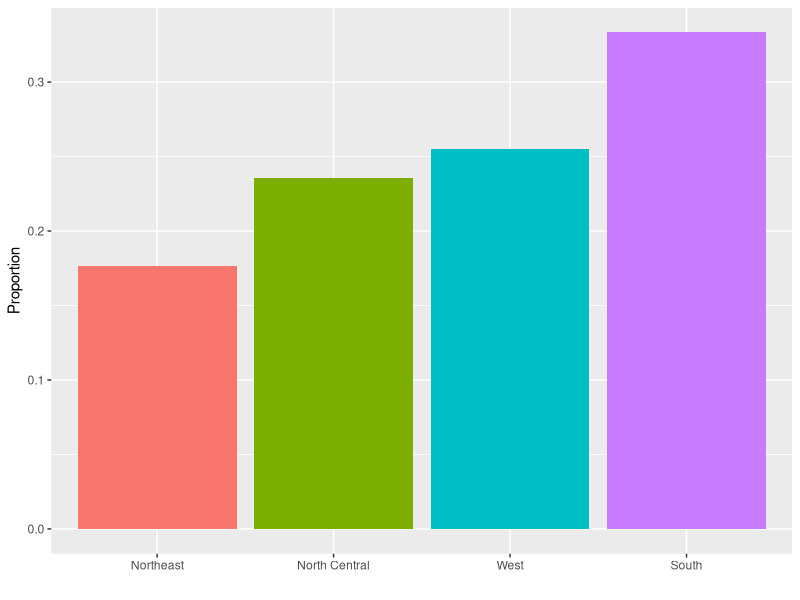
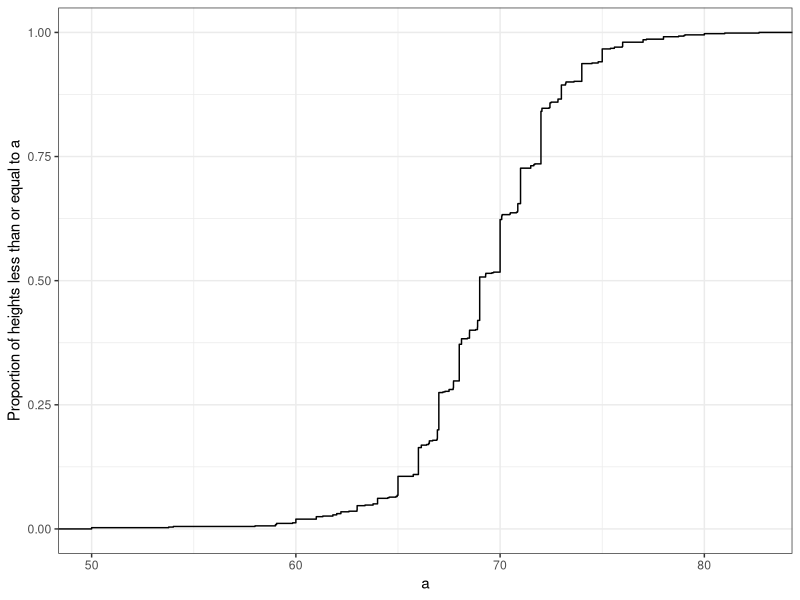
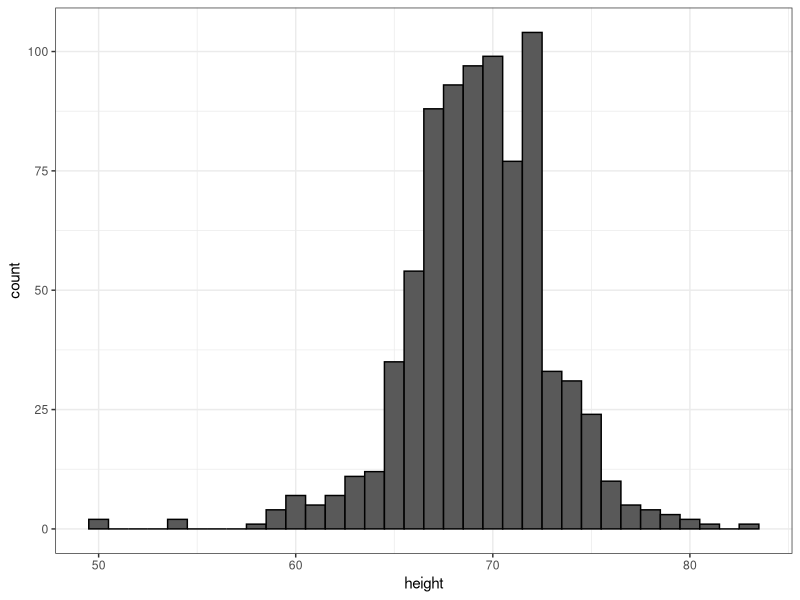
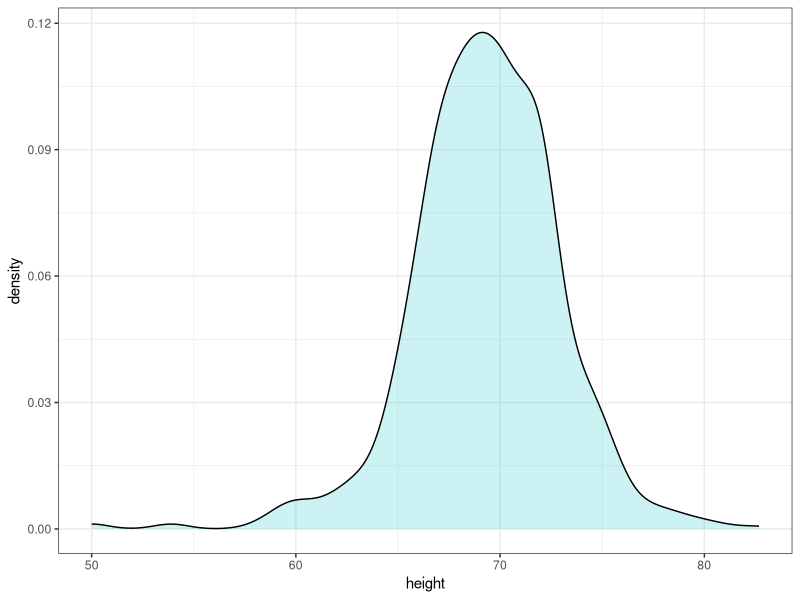
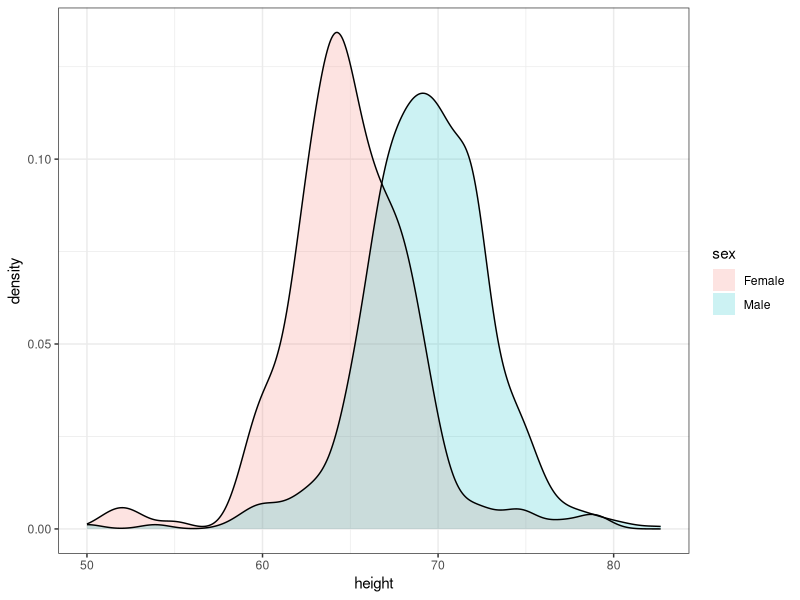
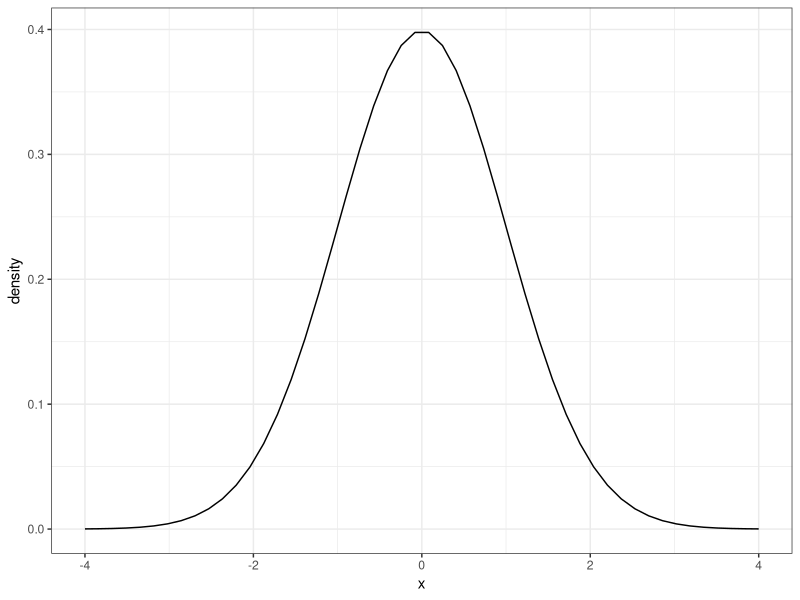
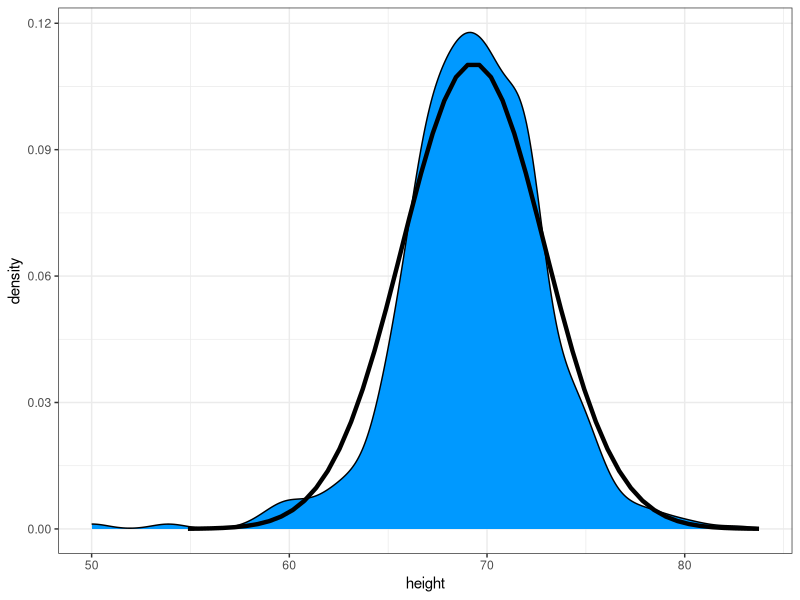
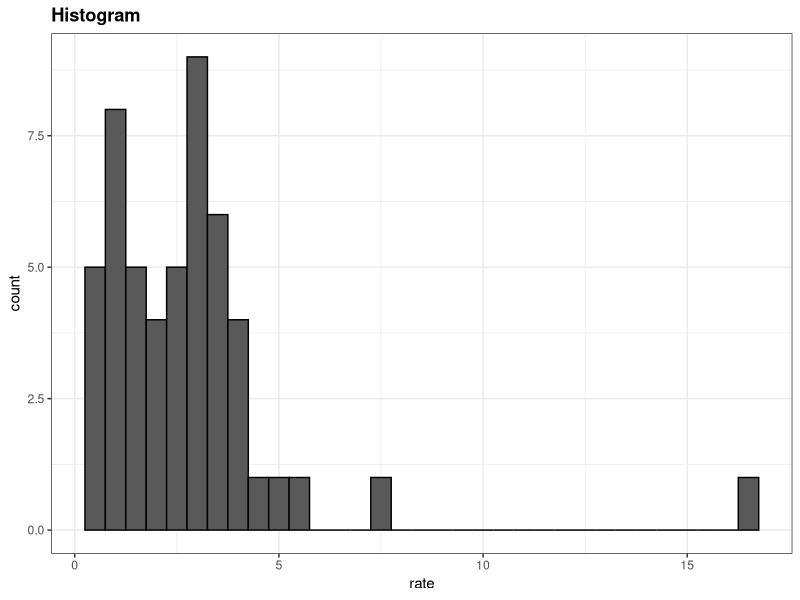

Write R code to recreate these figures, in order.
## ---- chunk 1
library(tidyverse)
library(dslabs)
head(heights)
## ---- chunk 2
prop.table(table(heights$sex))
## ---- chunk 3
murders |> group_by(region) |>
  summarize(n = n()) |>
  mutate(Proportion = n/sum(n), 
         region = reorder(region, Proportion)) |>
  ggplot(aes(x = region, y = Proportion, fill = region)) + 
  geom_col(show.legend = FALSE) + 
  xlab("")
## ---- chunk 4
ds_theme_set()
heights |> filter(sex == "Male") |> ggplot(aes(height)) + 
  stat_ecdf() +
  ylab("Proportion of heights less than or equal to a") + 
  xlab("a")
## ---- chunk 5
heights |> 
  filter(sex == "Male") |> 
  ggplot(aes(height)) + 
  geom_histogram(binwidth = 1, color = "black")
## ---- chunk 6
heights |> 
  filter(sex == "Male") |> 
  ggplot(aes(height)) + 
  geom_density(alpha = .2, fill = "#00BFC4", color = 0)  +
  geom_line(stat = 'density')
## ---- chunk 7
heights |> 
  ggplot(aes(height, fill = sex)) + 
  geom_density(alpha = 0.2, color = 0) +
  geom_line(stat = 'density')
## ---- chunk 8
mu <- 0; s <- 1
norm_dist <- data.frame(x = seq(-4,4, len = 50)*s + mu) |> mutate(density = dnorm(x, mu, s))
norm_dist |> ggplot(aes(x,density)) + geom_line()
## ---- chunk 9
index <- heights$sex == "Male"
x <- heights$height[index]
m <- sum(x) / length(x)
s <- sqrt(sum((x - mu)^2)/length(x))
## ---- chunk 10
m <- mean(x)
s <- sd(x)
c(average = m, sd = s)
## ---- chunk 11
norm_dist <- data.frame(x = seq(-4, 4, len = 50)*s + m) |> 
  mutate(density = dnorm(x, m, s))

heights |> filter(sex == "Male") |> ggplot(aes(height)) +
  geom_density(fill = "#0099FF") +
  geom_line(aes(x, density),  data = norm_dist, lwd = 1.5) 
## ---- chunk 12
murders <- murders |> mutate(rate = total/population*100000)
library(gridExtra)
murders |> ggplot(aes(x = rate)) + geom_histogram(binwidth = 0.5, color = "black") + ggtitle("Histogram")
## ---- chunk 13
murders |> ggplot(aes("",rate)) + geom_boxplot() +
  coord_cartesian(xlim = c(0, 2)) + xlab("")
## ---- chunk 14
heights |> ggplot(aes(x = sex, y = height, fill = sex)) +
  geom_boxplot()
## ---- chunk 15
heights |> filter(sex == "Female") |>
  ggplot(aes(height)) +
  geom_density(fill = "#F8766D") 
## ---- chunk 16
heights |> filter(sex == "Female") |> 
  top_n(5, desc(height)) |>
  pull(height)
## ---- chunk 17
library(dplyr)
library(dslabs)
qs <- seq(10,90,20)
heights |> group_by(sex) |>
  reframe(quantile = paste0(qs, "%"), value = quantile(height, qs/100)) |>
  pivot_wider(names_from = sex) |>
  rename(female_percentiles = Female, male_percentiles = Male)
data.frame(id = c("x","x", "y", "y"), sex = c("a","b", "a", "b"), value = c(1,2,3,4)) |>
  pivot_wider(names_from = sex, values_from = value)

## Here is an R-base solution
qs <- seq(10,90,20)
with(heights,
     data.frame(
       quantile(height[sex == "Male"], qs/100),
       quantile(height[sex == "Female"], qs/100)
)) |> setNames(c("female_percentiles", "male_percentiles"))
## ---- chunk 18
library(tidyverse)
library(dslabs)
ds_theme_set()
tab <- gapminder |> filter(year == 2010) |> group_by(continent) |> select(continent, population)  
tab |> ggplot(aes(x = continent, y = population/10^6)) + 
  geom_boxplot() + 
  scale_y_continuous(trans = "log10", breaks = c(1,10,100,1000)) + ylab("Population in millions")
## ---- chunk 19
## We can see that it is Americas visually, but just in case here it is:
tab |> group_by(continent) |>
  summarize(diff(quantile(log10(population), c(.25,.75))))
